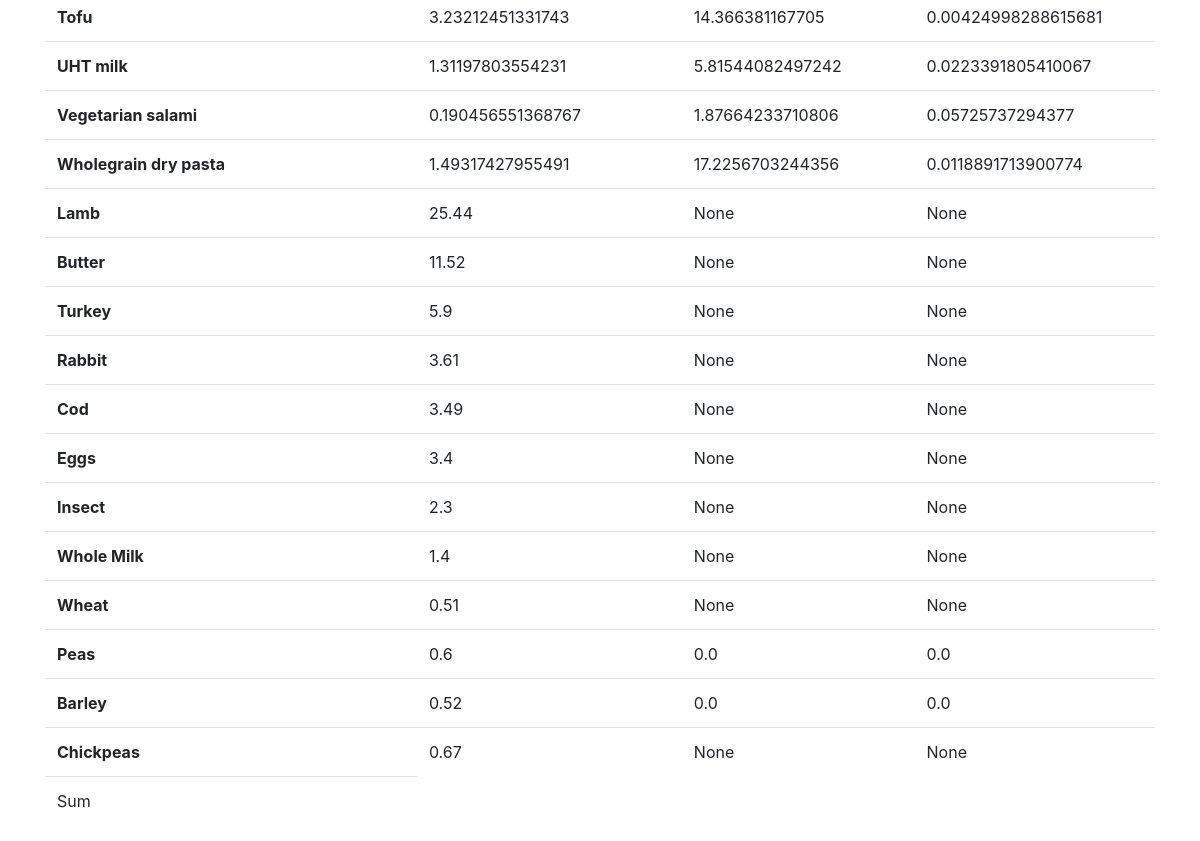
The page /overview (lower part) on the database as committed earlier.
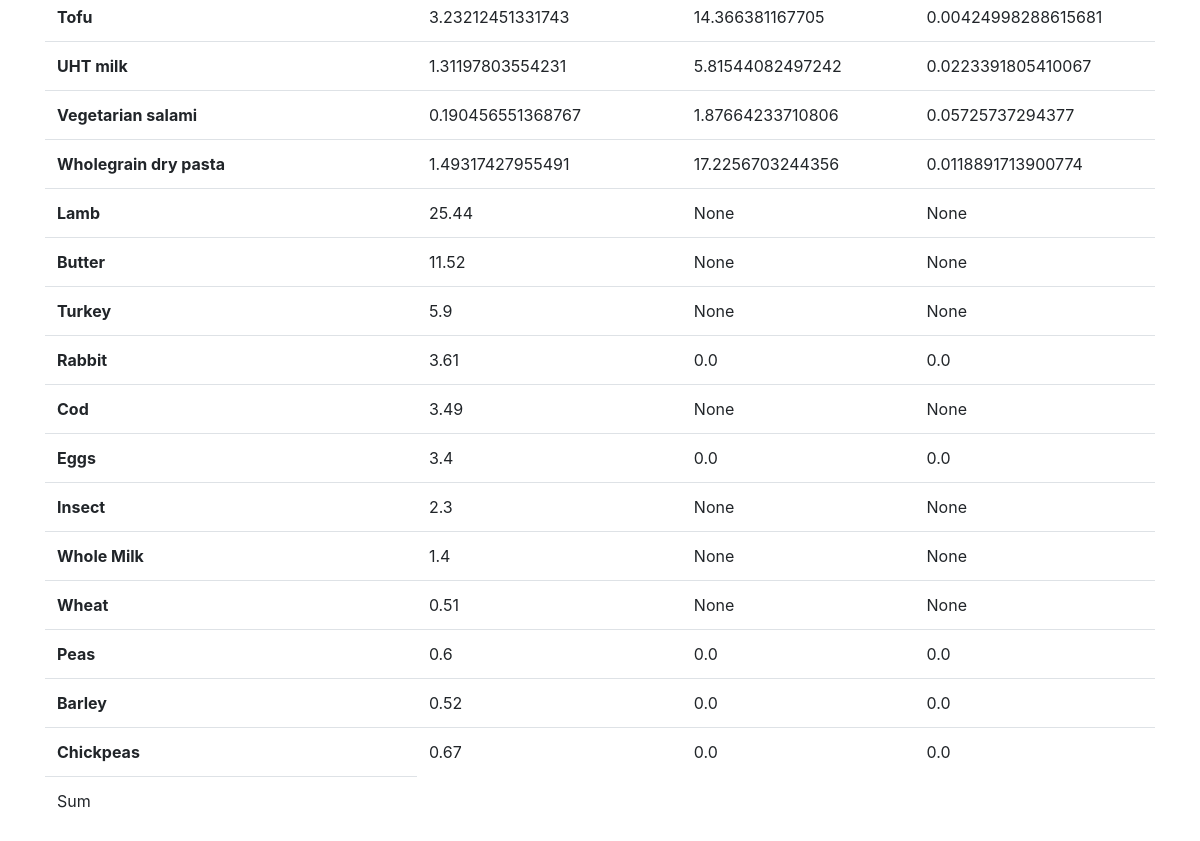
The same page on the database as committed later.
### main.py (models this page shows, shortened)
class ReferenceValues(db.Model):
  id = db.Column('entry_id', db.Integer, primary_key = True)
  category = db.Column(db.String(100))
  globalWarmingPotential = db.Column(db.Float)
  energyConsumption = db.Column(db.Float)
  waterUsage = db.Column(db.Float)

### main.py (the view)
@app.route('/overview')
def overview():
  purch = ReferenceValues.query.all()
  units = ['kg of CO2', 'MJ', 'm^3']
  return render_template('overview.html', purchases = purch, ref_units = units)

### templates/overview.html (shortened to what this page needs)
{% extends 'layout.html' %}
{% block body %}
<table class="table">
	<tbody>
		{% for purchase in purchases %}
		<tr>
			<th scope="row">{{ purchase.category }}</th>
			<td>{{ purchase.globalWarmingPotential }}</td>
			<td>{{ purchase.energyConsumption }}</td>
			<td>{{ purchase.waterUsage }}</td>
		</tr>
		{% endfor %}
	</tbody>
	<tfoot>
		<tr>
			<td>Sum</td>
		</tr>
	</tfoot>
</table>
{% endblock %}

Rows that differ between the two databases and show on the page:
changed ReferenceValues "Rabbit": energyConsumption "None" → "0.0"; waterUsage "None" → "0.0"
changed ReferenceValues "Eggs": energyConsumption "None" → "0.0"; waterUsage "None" → "0.0"
changed ReferenceValues "Chickpeas": energyConsumption "None" → "0.0"; waterUsage "None" → "0.0"
